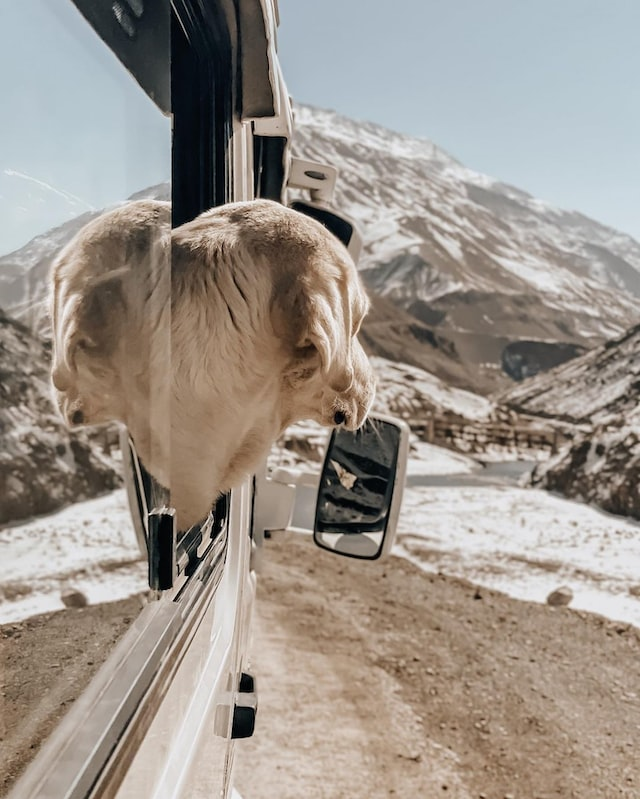
#> input picture 01ProcesamientoDeImagenes/02Umbralización/dog.jpg, 640 x 799 px
$ python simple_thresholding.py
#> lines starting #> are read from the running program, lines starting #| are printed output that depends on the picture; after the words box and inside, x2 and y2 are one past the last pixel; in counts of white or black regions, pixels touching at a corner belong together
import cv2 as cv
import numpy as np

img = cv.imread('dog.jpg', 0)
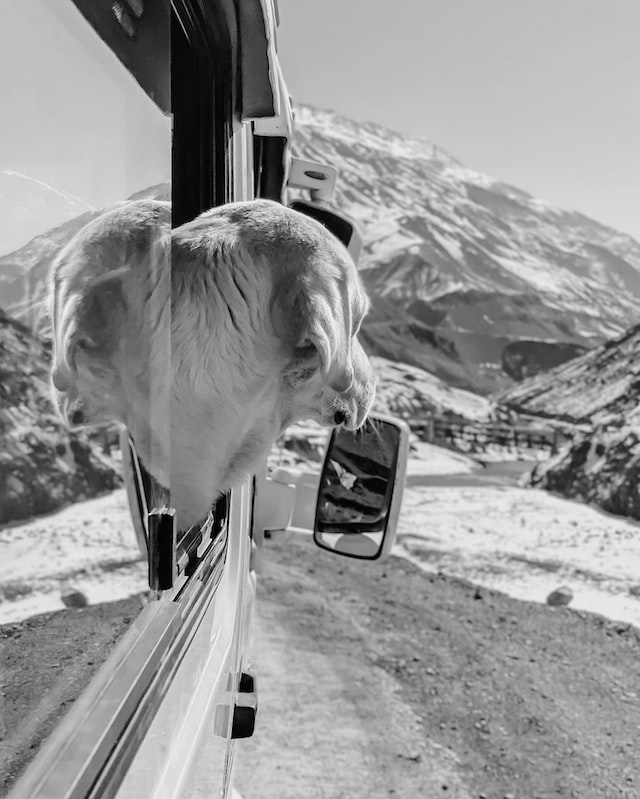
#> img: shape (799, 640); min 0, max 249, mean 149.7
_, th1 = cv.threshold(img, 127, 255, cv.THRESH_BINARY)
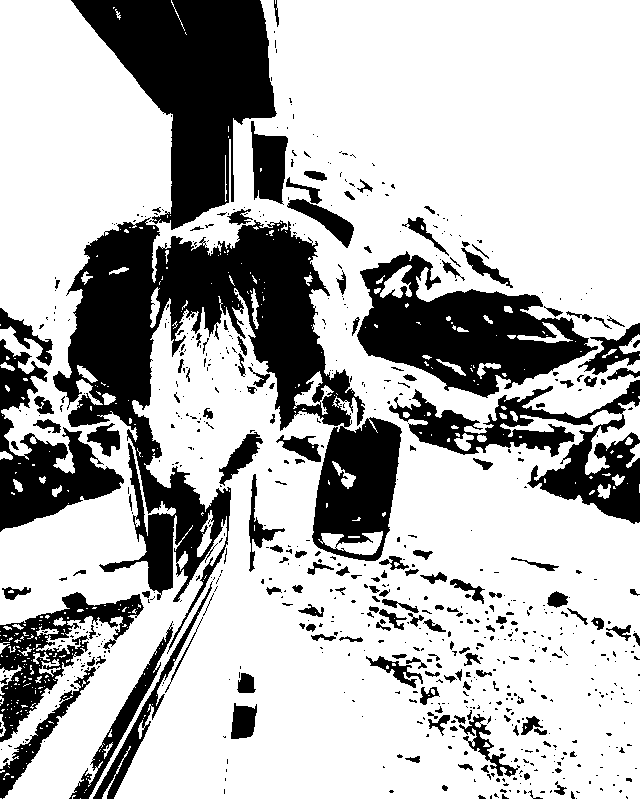
#> th1: shape (799, 640); 71.3% white; 729 black regions (559 under 20 px), largest, box (x1, y1, x2, y2) and area: (53, 217, 402, 654) 50057, (71, 0, 277, 230) 23655, (357, 251, 598, 398) 16853
_, th2 = cv.threshold(img, 127, 255, cv.THRESH_BINARY_INV)
_, th3 = cv.threshold(img, 127, 255, cv.THRESH_TRUNC)
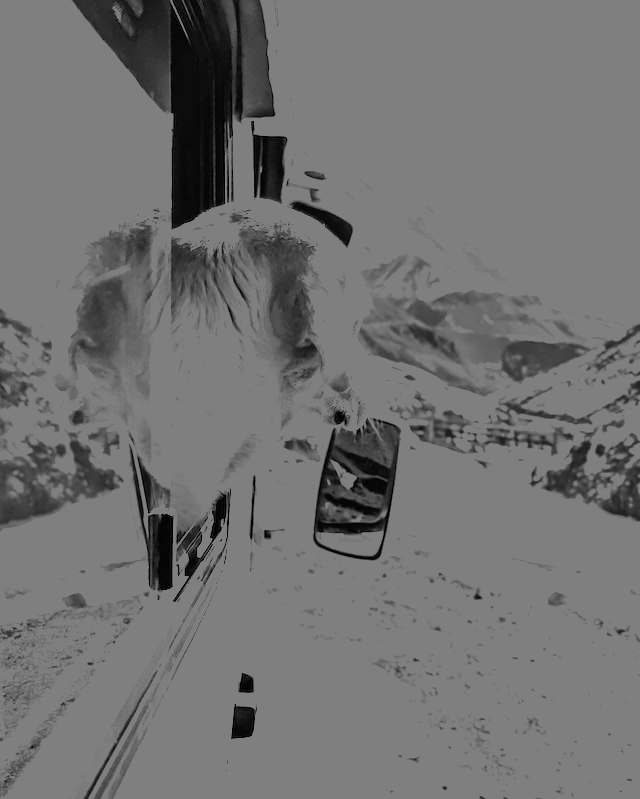
#> th3: shape (799, 640); min 0, max 127, mean 113.9
_, th4 = cv.threshold(img, 127, 255, cv.THRESH_TOZERO)
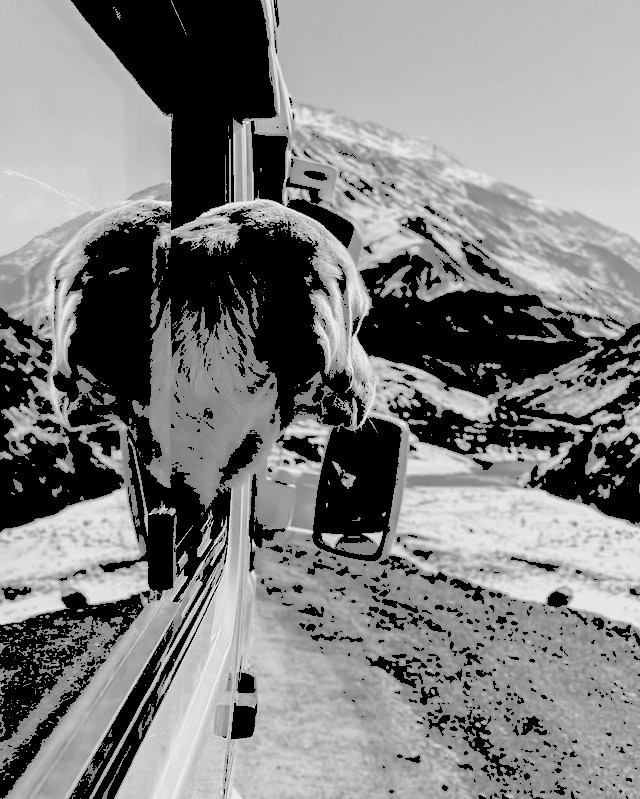
#> th4: shape (799, 640); min 0, max 249, mean 126.4
_, th5 = cv.threshold(img, 127, 255, cv.THRESH_TOZERO_INV)
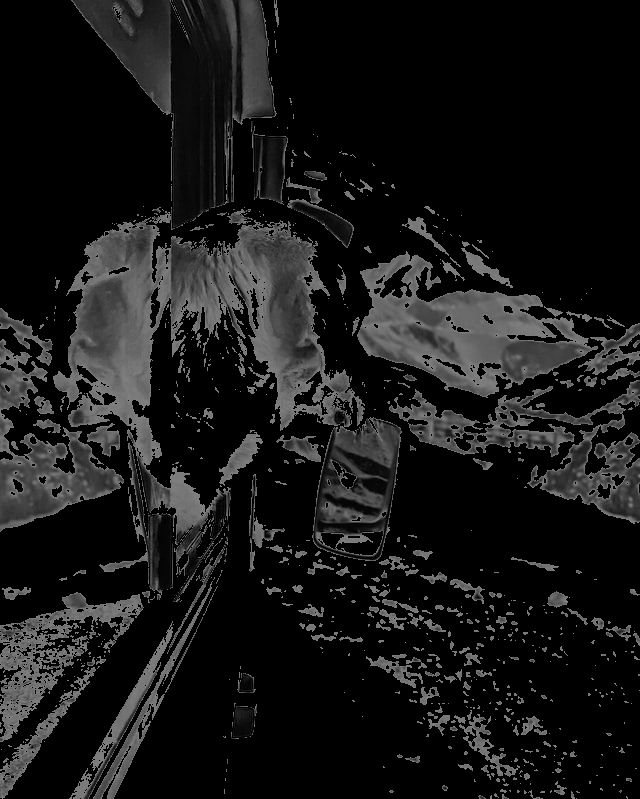
#> th5: shape (799, 640); min 0, max 127, mean 23.3

cv.imshow('Image', img)
cv.imshow('th1', th1)
cv.imshow('th2', th2)
cv.imshow('th3', th3)
cv.imshow('th4', th4)
cv.imshow('th5', th5)

cv.waitKey(0)
cv.destroyAllWindows()
